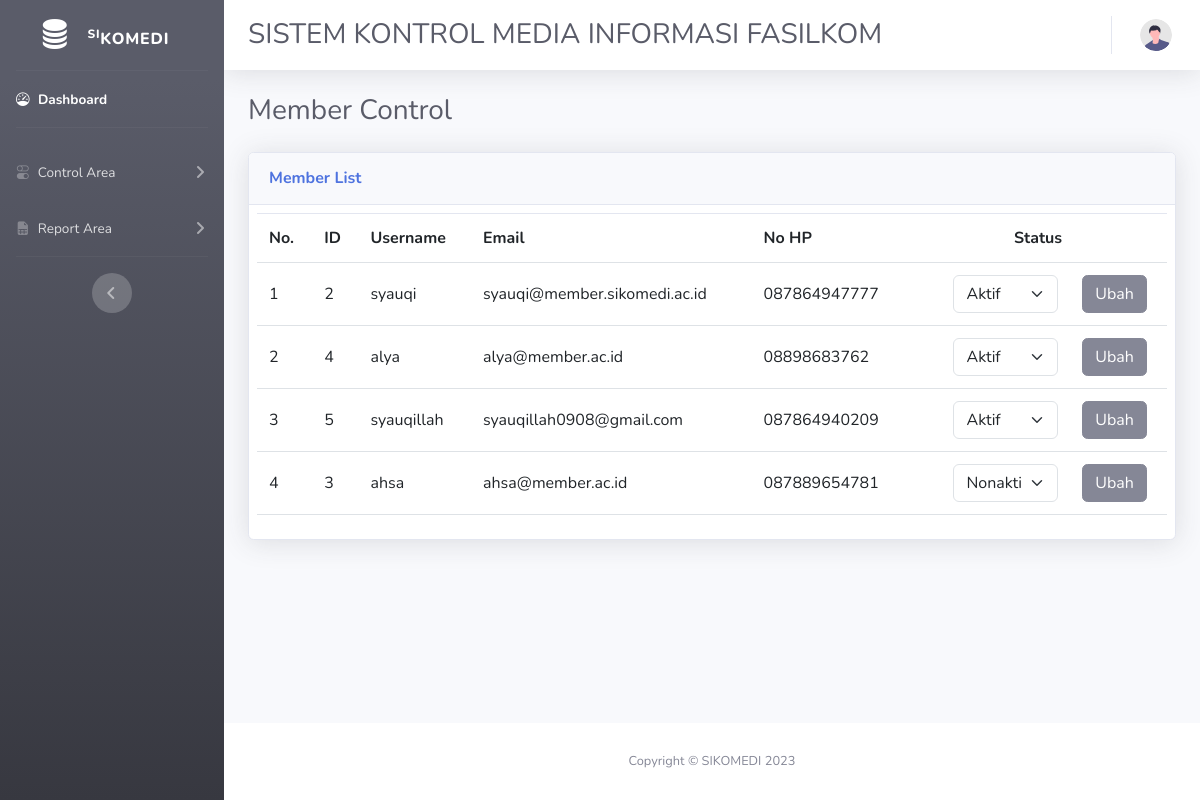
Page /admin/control/member/Cmember.php (signed in) on the committed database.
### tables this page shows
CREATE TABLE `users` (
  `ID` int(11) NOT NULL,
  `NAME` varchar(100) NOT NULL,
  `PASSWORD` varchar(100) NOT NULL,
  `EMAIL` varchar(100) NOT NULL,
  `NOHP` varchar(20) DEFAULT NULL,
  `JENIS_ID` int(11) DEFAULT NULL,
  `STATUS_ID` int(11) DEFAULT NULL
);

CREATE TABLE `status_user` (
  `ID` int(11) NOT NULL,
  `NAMA` varchar(10) DEFAULT NULL
);

### admin/functions.php (called while the page is built, shortened)
<?php
$conn = mysqli_connect("localhost","root","","sikomedi");
function query ($query){
    global $conn;
    $result = mysqli_query($conn,$query);
    $rows = [];
    while ($row = mysqli_fetch_assoc($result)){
        $rows [] = $row;
    }
    return $rows;
}
?>

### admin/control/member/Cmember.php (the view, shortened to what this page needs)
<?php
require '../../functions.php';
    $konten = query("SELECT k.ID id, k.NAME name, k.EMAIL email, k.NOHP nohp, k.STATUS_ID statusid, u.NAMA `status` FROM users k JOIN status_user u ON (k.STATUS_ID = u.ID)
                        WHERE k.JENIS_ID = 2 ORDER BY STATUS_ID DESC");
?>
<!DOCTYPE html>
<html lang="en">
<head>
    <link href="https://cdn.jsdelivr.net/npm/bootstrap@5.3.0-alpha3/dist/css/bootstrap.min.css" rel="stylesheet">
    <link rel="stylesheet" href="https://cdn.jsdelivr.net/npm/bootstrap-icons@1.10.5/font/bootstrap-icons.css">
    <link href="../../css/style.css" rel="stylesheet">
</head>
<body id="page-top">
    <div id="wrapper">
        <ul class="navbar-nav bg-gradient-dark sidebar sidebar-dark accordion" id="accordionSidebar">
            <a class="sidebar-brand d-flex align-items-center justify-content-center" href="../../index.php">
                <div class="sidebar-brand-icon">
                  <i class="bi bi-database-fill"></i>
                </div>
                <div class="sidebar-brand-text mx-3 pt-2"><sup>SI</sup>KOMEDI</div>
            </a>
            <hr class="sidebar-divider my-0">
            <li class="nav-item active">
                <a class="nav-link" href="../../index.php">
                  <i class="bi bi-speedometer"></i>
                    <span>Dashboard</span></a>
            </li>
            <hr class="sidebar-divider">
            <li class="nav-item">
                <a class="nav-link collapsed" href="#" data-toggle="collapse" data-target="#collapseCharts1"
                    aria-expanded="true" aria-controls="collapseCharts1">
                    <i class="bi bi-toggles"></i>
                    <span>Control Area</span>
                </a>
            </li>
            <li class="nav-item">
                <a class="nav-link collapsed" href="#" data-toggle="collapse" data-target="#collapseCharts2"
                    aria-expanded="true" aria-controls="collapseCharts2">
                    <i class="bi bi-file-earmark-spreadsheet-fill"></i>
                    <span>Report Area</span>
                </a>
            </li>
            <hr class="sidebar-divider d-none d-md-block">
            <div class="text-center d-none d-md-inline">
                <button class="rounded-circle border-0" id="sidebarToggle"></button>
            </div>
        </ul>
        <div id="content-wrapper" class="d-flex flex-column">
            <div id="content">
                <nav class="navbar navbar-expand navbar-light bg-white topbar mb-4 static-top shadow">
                    <div class="d-sm-flex align-items-center justify-content-between mb-4">
                        <h1 class="h3 mb-0 text-gray-800 pt-4 ps-2">SISTEM KONTROL MEDIA INFORMASI FASILKOM</h1>
                    </div>
                    <ul class="navbar-nav ml-auto">
                        <li class="nav-item dropdown no-arrow">
                            <a class="nav-link dropdown-toggle" href="#" id="userDropdown" role="button"
                                data-toggle="dropdown" aria-haspopup="true" aria-expanded="false">
                                <img class="img-profile rounded-circle"
                                    src="../../img/undraw_profile.svg">
                            </a>
                        </li>
                    </ul>
                </nav>
                <div class="container-fluid">
                    <div class="d-sm-flex align-items-center mb-4">
                        <h1 class="h3 mb-0 text-gray-800">Member Control</h1>
                    </div>
                    <div class="row">
                        <div class="col-xl-12 col-lg-10">
                            <div class="card shadow mb-4">
                                <div class="card-header py-3">
                                    <h6 class="m-0 font-weight-bold text-primary">Member List</h6>
                                </div>
                                <div class="d-flex justify-content-center p-2 pb-2 overflow-y-scroll" style="max-height: 30rem;">
                                    <table class="table align-middle">
                                        <tr>
                                            <th>No.</th>
                                            <th>ID</th>
                                            <th>Username</th>
                                            <th>Email</th>
                                            <th>No HP</th>
                                            <th class="text-center">Status</th>
                                        </tr>
                                    <?php $i=1; foreach ($konten as $row) : ?>
                                    <tr>
                                        <td class="align-middle"><?=$i?></td>
                                        <td class="align-middle"><?= $row["id"]?></td>
                                        <td class="align-middle"><?= $row["name"]?></td>
                                        <td class="align-middle"><?= $row["email"]?></td>
                                        <td class="align-middle"><?= $row["nohp"]?></td>
                                        <td class="align-middle text-center">
                                            <form action="" method="post">
                                                <div class="row d-flex justify-content-center">
                                                    <div class="col-6">
                                                        <select class="form-select" name="status" id="status">
                                                            <option selected value="<?= $row["statusid"]?>"><?= $row["status"]?></option>
                                                        </select>
                                                    </div>
                                                    <div class="col-3">
                                                        <button type="submit" name="submit" class="btn btn-secondary">Ubah</button>
                                                    </div>
                                                </div>
                                            </form>
                                        </td>
                                    </tr>
                                    <?php $i++; endforeach ?>
                                    </table>
                                </div>
                            </div>
                        </div>
                    </div>
                </div>
            </div>
            <footer class="sticky-footer bg-white">
                <div class="container my-auto">
                    <div class="copyright text-center my-auto">
                        <span>Copyright &copy; SIKOMEDI 2023</span>
                    </div>
                </div>
            </footer>
        </div>
    </div>
</body>
</html>

### rows in the picture
users: ID "2", NAME "syauqi", EMAIL "syauqi@member.sikomedi.ac.id", NOHP "087864947777", status "Aktif"
users: ID "4", NAME "alya", EMAIL "alya@member.ac.id", NOHP "08898683762", status "Aktif"
users: ID "5", NAME "syauqillah", EMAIL "syauqillah0908@gmail.com", NOHP "087864940209", status "Aktif"
users: ID "3", NAME "ahsa", EMAIL "ahsa@member.ac.id", NOHP "087889654781", status "Nonaktif"
